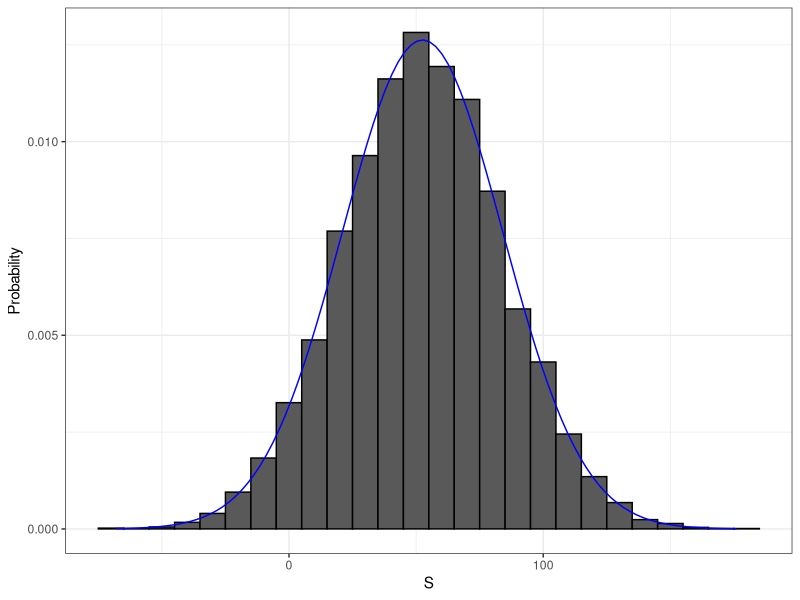

The R script that drew this image:
## ---- chunk 1
library(tidyverse)
dslabs::ds_theme_set()
set.seed(1)
## ---- chunk 2
beads <- rep( c("red", "blue"), times = c(2,3))
X <- ifelse(sample(beads, 1) == "blue", 1, 0)
## ---- chunk 3
ifelse(sample(beads, 1) == "blue", 1, 0)
ifelse(sample(beads, 1) == "blue", 1, 0)
ifelse(sample(beads, 1) == "blue", 1, 0)
## ---- chunk 4
color <- rep(c("Black", "Red", "Green"), c(18, 18, 2))
## ---- chunk 5
n <- 1000
X <- sample(ifelse(color == "Red", -1, 1), n, replace = TRUE)
X[1:10]
## ---- chunk 6
X <- sample(c(-1,1), n, replace = TRUE, prob=c(9/19, 10/19))
## ---- chunk 7
X <- sample(c(-1,1), n, replace = TRUE, prob=c(9/19, 10/19))
S <- sum(X)
S
## ---- chunk 8
n <- 1000
B <- 10000
roulette_winnings <- function(n){
X <- sample(c(-1,1), n, replace = TRUE, prob=c(9/19, 10/19))
sum(X)
}
S <- replicate(B, roulette_winnings(n))
## ---- chunk 9
mean(S<0)
## ---- chunk 10
s <- seq(min(S), max(S), length = 100)
normal_density <- data.frame(s = s, f=dnorm(s, mean(S), sd(S)))
data.frame(S=S) %>% ggplot(aes(S, ..density..)) +
geom_histogram(color = "black", binwidth = 10) +
ylab("Probability") +
geom_line(data = normal_density, mapping=aes(s,f), color="blue")
## ---- chunk 11
n <- 1000
pbinom(n/2, size = n, prob = 10/19)
## ---- chunk 12
pbinom(n/2-1, size = n, prob = 10/19)
## ---- chunk 13
B <- 10^6
x <- sample(c(-1,1), B, replace = TRUE, prob=c(9/19, 10/19))
mean(x)
## ---- chunk 14
2 * sqrt(90)/19
## ---- chunk 15
n <- 1000
sqrt(n) * 2 * sqrt(90)/19
## ---- chunk 16
library(dslabs)
x <- heights$height
m <- mean(x)
s <- sqrt(mean((x-m)^2))
## ---- chunk 17
identical(s, sd(x))
s-sd(x)
## ---- chunk 18
n <- length(x)
s-sd(x)*sqrt((n-1)/ n)
## ---- chunk 19
n <- 1000
B <- 10000
roulette_winnings <- function(n){
X <- sample(c(-1,1), n, replace = TRUE, prob=c(9/19, 10/19))
sum(X)
}
S <- replicate(B, roulette_winnings(n))
## ---- chunk 20
n * (20-18)/38
sqrt(n) * 2 * sqrt(90)/19
## ---- chunk 21
mean(S)
sd(S)
## ---- chunk 22
mu <- n * (20-18)/38
se <- sqrt(n) * 2 * sqrt(90)/19
pnorm(0, mu, se)
## ---- chunk 23
mean(S < 0)
## ---- chunk 24
x <- sample(c(1,-1), 1, prob = c(9/19, 10/19))
